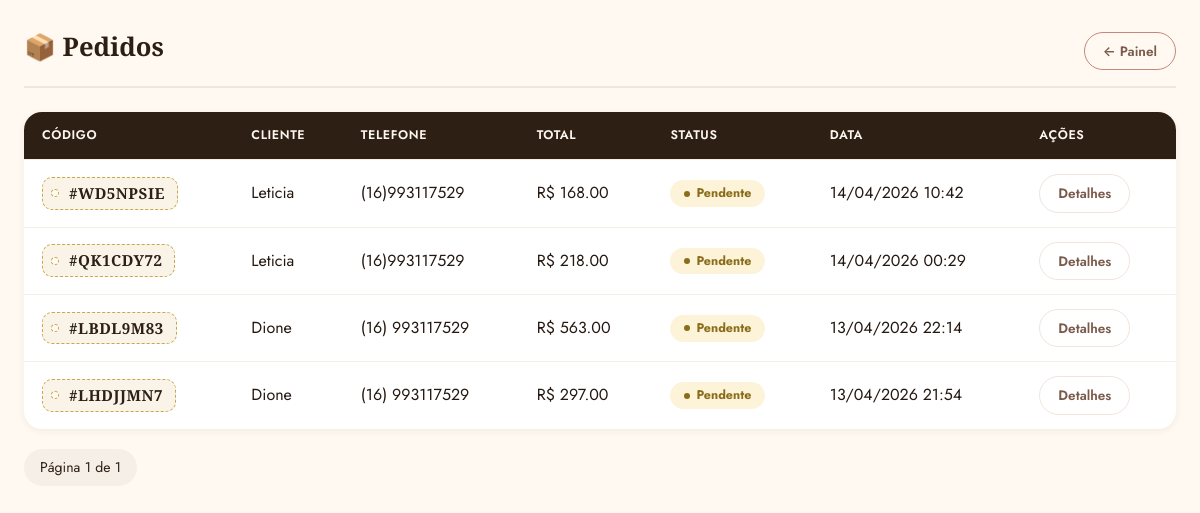
/admin/pedidos (signed in), run on an earlier commit of the app's database.
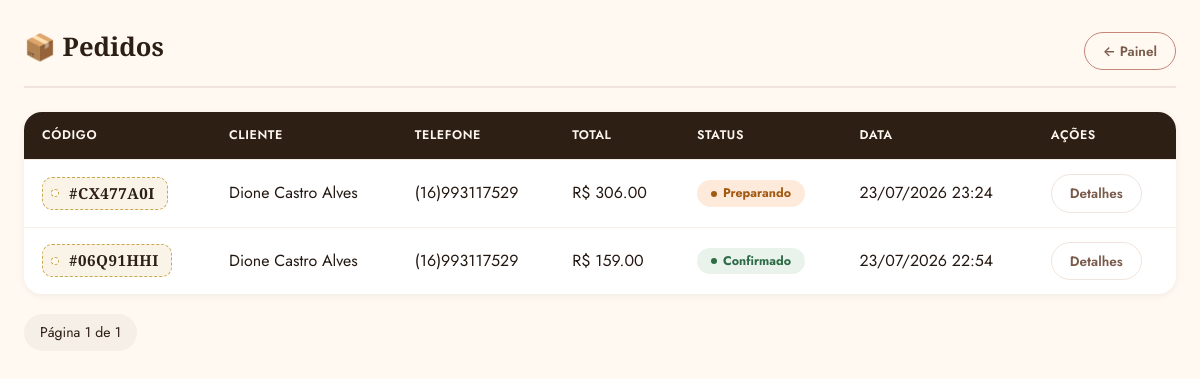
And on a later commit of the database.
### models.py (models this page shows, shortened)
class Pedido(db.Model):
    __tablename__ = 'pedido'
    id = db.Column(db.Integer, primary_key=True)
    codigo = db.Column(db.String(20), unique=True, nullable=False)
    status = db.Column(db.String(30), default='Pendente')
    subtotal = db.Column(db.Float, nullable=False, default=0.0)
    taxa_entrega = db.Column(db.Float, nullable=False, default=0.0)
    total = db.Column(db.Float, nullable=False, default=0.0)
    observacao = db.Column(db.Text)
    mensagem_cartao = db.Column(db.String(300))
    data_pedido = db.Column(db.DateTime, default=lambda: datetime.now(timezone.utc))
    data_entrega = db.Column(db.DateTime)
    cliente_id = db.Column(db.Integer, db.ForeignKey('cliente.id'), nullable=False)
    local_entrega_id = db.Column(db.Integer, db.ForeignKey('local_entrega.id'), nullable=False)
    itens = db.relationship('ItemPedido', backref='pedido', lazy='joined', cascade='all, delete-orphan')

class Cliente(db.Model):
    __tablename__ = 'cliente'
    id = db.Column(db.Integer, primary_key=True)
    nome = db.Column(db.String(100), nullable=False)
    email = db.Column(db.String(100))
    telefone = db.Column(db.String(20), nullable=False, unique=True)
    criado_em = db.Column(db.DateTime, default=lambda: datetime.now(timezone.utc))
    pedidos = db.relationship('Pedido', backref='cliente', lazy=True)

### routes.py (the view)
@main_bp.route('/admin/pedidos')
@admin_required
def admin_pedidos():
    pagina = request.args.get('pagina', 1, type=int)
    por_pagina = 20
    pedidos = Pedido.query.order_by(Pedido.data_pedido.desc()).paginate(page=pagina, per_page=por_pagina, error_out=False)
    return render_template('admin_pedidos.html', pedidos=pedidos)

### routes.py (called while the page is built)
def admin_required(f):
    @wraps(f)
    def decorated(*args, **kwargs):
        if not session.get('admin_logado'):
            return redirect(url_for('main.admin_login', next=request.url))
        return f(*args, **kwargs)
    return decorated

### templates/admin_pedidos.html (shortened to what this page needs)
<!DOCTYPE html>
<html lang="pt-BR">
<head>
  <link rel="stylesheet" href="{{ url_for('static', filename='css/theme.css') }}">
</head>
<body>
  <div class="fb-container" style="padding-top: 24px; padding-bottom: 40px;">
    <header class="fb-row" style="border-bottom: 2px solid var(--linha); padding-bottom: 16px; margin-bottom: 24px;">
      <h1 style="border: none; padding: 0; font-size: 1.6rem;">📦 Pedidos</h1>
      <a href="{{ url_for('main.admin_dashboard') }}" class="btn btn--outline btn--sm">← Painel</a>
    </header>
    {% if pedidos.items %}
    <div class="fb-table-wrap">
      <table class="fb-table">
        <thead>
          <tr>
            <th>Código</th>
            <th>Cliente</th>
            <th>Telefone</th>
            <th>Total</th>
            <th>Status</th>
            <th>Data</th>
            <th>Ações</th>
          </tr>
        </thead>
        <tbody>
          {% for pedido in pedidos.items %}
          <tr>
            <td data-label="Código"><span class="gift-tag" style="padding:4px 12px; font-size:0.95rem;">#{{ pedido.codigo }}</span></td>
            <td data-label="Cliente">{{ pedido.cliente.nome if pedido.cliente else '—' }}</td>
            <td data-label="Telefone">{{ pedido.cliente.telefone if pedido.cliente else '—' }}</td>
            <td data-label="Total">R$ {{ "%.2f"|format(pedido.total) }}</td>
            <td data-label="Status">
              <span class="status-badge status-{{ pedido.status | lower | replace(' ', '-') }}">{{ pedido.status }}</span>
            </td>
            <td data-label="Data">{{ pedido.data_pedido.strftime('%d/%m/%Y %H:%M') }}</td>
            <td data-label="Ações">
              <a href="{{ url_for('main.admin_pedido_detalhe', codigo=pedido.codigo) }}" class="btn btn--ghost btn--sm">Detalhes</a>
            </td>
          </tr>
          {% endfor %}
        </tbody>
      </table>
    </div>
    <div class="fb-pagination">
      <span>Página {{ pedidos.page }} de {{ pedidos.pages }}</span>
    </div>
    {% else %}
    <div class="fb-empty">
      <span class="fb-empty__emoji">🌸</span>
      <div class="fb-empty__title">Nenhum pedido encontrado ainda</div>
    </div>
    {% endif %}
  </div>
</body>
</html>

### static/css/theme.css (style rules this page uses)
:root { --ink: #241811; --terra: #2d1f14; --musgo: #3a4a2f; --musgo-alt: #2e6b47; --seco: #7a5b4b; --seco-light: #a3907f; --rosa: #c4877a; --rosa-deep: #a06b5e; --petala: #e8b4a2; --ouro: #c9a84c; --ouro-claro: #f0d080; --creme: #faf3e8; --bg: #fff9f2; --paper: #ffffff; --linha: #f0e4dc; --linha-suave:#f5efe8; --erro: #b3261e; --erro-bg: #fbeae9; --sucesso: #2e6b47; --sucesso-bg: #e9f3ec; --aviso: #8a6d1a; --aviso-bg: #fdf3d9; --info: #2158a0; --info-bg: #e8f0fb; --font-serif: 'Cormorant Garamond', Georgia, serif; --font-sans: 'Jost', -apple-system, sans-serif; --radius-sm: 10px; --radius-md: 18px; --radius-lg: 28px; --radius-pill: 999px; --shadow-sm: 0 2px 8px rgba(36,24,17,0.06); --shadow-md: 0 8px 24px rgba(36,24,17,0.08); --shadow-lg: 0 20px 40px -16px rgba(36,24,17,0.18); --space-1: 4px; --space-2: 8px; --space-3: 12px; --space-4: 16px; --space-5: 20px; --space-6: 24px; --space-8: 32px; --space-10: 40px; color-scheme: light; }
*, *::before, *::after { box-sizing: border-box; }
* { margin: 0; padding: 0; }
html { -webkit-text-size-adjust: 100%; }
body { font-family: var(--font-sans); background: var(--bg); color: var(--ink); line-height: 1.5; min-height: 100vh; }
a { color: var(--rosa-deep); }
h1, h2, h3 { font-family: var(--font-serif); color: var(--terra); font-weight: 600; line-height: 1.15; }
button, a, input, select, textarea { font-family: inherit; }
.fb-container { max-width: 1200px; margin: 0 auto; padding: 0 24px; }
.btn { display: inline-flex; align-items: center; justify-content: center; gap: 8px; border: none; border-radius: var(--radius-pill); font-family: var(--font-sans); font-weight: 600; font-size: 0.95rem; padding: 12px 24px; cursor: pointer; transition: background 0.18s, transform 0.12s, box-shadow 0.18s; text-decoration: none; }
.btn--outline { background: none; color: var(--seco); border: 1.5px solid var(--rosa); }
.btn--ghost { background: none; color: var(--seco); border: 1.5px solid var(--linha); }
.btn--sm { padding: 8px 18px; font-size: 0.85rem; }
.status-badge { display: inline-flex; align-items: center; gap: 6px; padding: 4px 14px; border-radius: var(--radius-pill); font-weight: 700; font-size: 0.78rem; text-transform: capitalize; white-space: nowrap; }
.status-badge::before { content: ''; width: 6px; height: 6px; border-radius: 50%; background: currentColor; }
.status-confirmado { background: var(--sucesso-bg); color: var(--sucesso); }
.status-preparando { background: #fdeadb; color: #a25a12; }
.gift-tag { position: relative; display: inline-flex; align-items: center; gap: 10px; background: var(--creme); border: 1.5px dashed var(--ouro); border-radius: var(--radius-sm); padding: 8px 18px 8px 14px; font-family: var(--font-serif); font-size: 1.1rem; font-weight: 600; color: var(--terra); letter-spacing: 0.5px; }
.gift-tag::before { content: ''; width: 8px; height: 8px; border-radius: 50%; background: var(--bg); border: 1.5px dashed var(--ouro); margin-left: -4px; }
.fb-table-wrap { background: var(--paper); border-radius: var(--radius-md); box-shadow: var(--shadow-sm); overflow: hidden; }
table.fb-table { width: 100%; border-collapse: collapse; }
.fb-table th, .fb-table td { padding: 14px 18px; text-align: left; border-bottom: 1px solid var(--linha-suave); }
.fb-table th { background: var(--terra); color: #fdf6ef; font-weight: 600; font-size: 0.78rem; text-transform: uppercase; letter-spacing: 0.6px; }
.fb-table tr:last-child td { border-bottom: none; }
.fb-row { display: flex; justify-content: space-between; gap: 12px; padding: 8px 0; border-bottom: 1px solid var(--linha-suave); }
.fb-pagination { display: flex; justify-content: space-between; align-items: center; flex-wrap: wrap; gap: 10px; margin-top: 20px; }
.fb-pagination a, .fb-pagination span { padding: 8px 16px; border-radius: var(--radius-pill); text-decoration: none; color: var(--terra); background: var(--linha-suave); font-size: 0.88rem; }

What changed in the data, as far as the page shows it:
removed Pedido: codigo "WD5NPSIE", cliente "Leticia", cliente "(16)993117529", total "168.00", status "Pendente", data_pedido "14/04/2026 10:42"
removed Pedido: codigo "QK1CDY72", cliente "Leticia", cliente "(16)993117529", total "218.00", status "Pendente", data_pedido "14/04/2026 00:29"
removed Pedido: codigo "LBDL9M83", cliente "Dione", cliente "(16) 993117529", total "563.00", status "Pendente", data_pedido "13/04/2026 22:14"
added Pedido: codigo "CX477A0I", cliente "Dione Castro Alves", cliente "(16)993117529", total "306.00", status "Preparando", data_pedido "23/07/2026 23:24"
changed Pedido: codigo "LHDJJMN7" → "06Q91HHI"; cliente "Dione" → "Dione Castro Alves"; cliente "(16) 993117529" → "(16)993117529"; total "297.00" → "159.00"; status "Pendente" → "Confirmado"; data_pedido "13/04/2026 21:54" → "23/07/2026 22:54"
